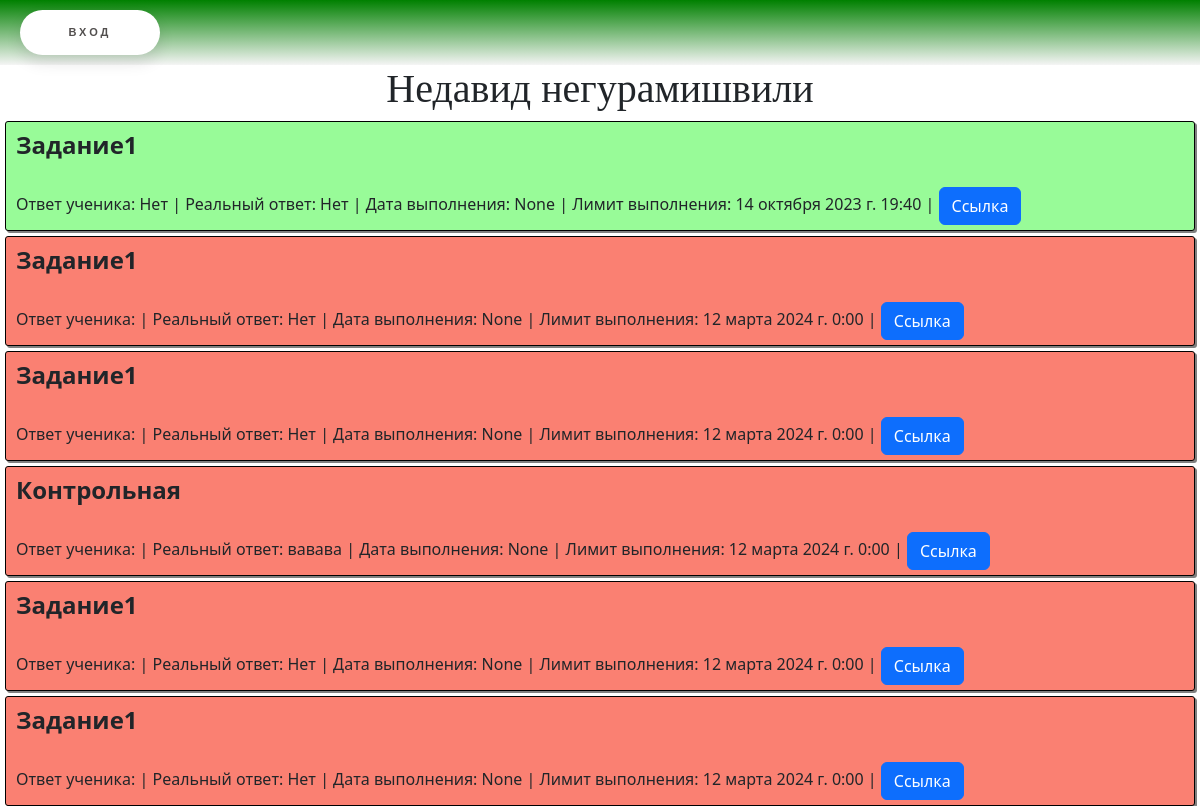
Screenshot of /lk/teacher_classes/student_task_list/1 with the database file from the repository.
### main/models.py (models this page shows, shortened)
class Student(models.Model):
    user = models.ForeignKey(User, verbose_name="Пользователь", on_delete=models.CASCADE, unique=True)
    grade = models.ForeignKey(Grade, verbose_name="Класс", on_delete=models.CASCADE)
    level_of_knowledge = models.IntegerField("Уровень знаний")
    class Meta:
        verbose_name= 'Ученик'
        verbose_name_plural = "Ученики"

class User(AbstractUser):
    user_type = models.ForeignKey(UserType, verbose_name="Тип пользователя", on_delete=models.SET_NULL, blank=True, null=True)
    phone_number = models.CharField("Телефон", max_length=15, blank=True, null=True)
    class Meta:
        verbose_name= 'Пользователь'
        verbose_name_plural = "Пользователи"

class StudentTask(models.Model):
    task = models.ForeignKey(Task, verbose_name='Задание', on_delete=models.CASCADE)
    student = models.ForeignKey(Student, verbose_name="Ученик", on_delete=models.CASCADE)
    teacher = models.ForeignKey(Teacher, verbose_name="Учитель", on_delete=models.CASCADE)
    student_answer = models.TextField("Ответ ученика")
    is_right = models.BooleanField("Правильно?", blank=True, null=True)
    teacher_check = models.BooleanField("Нужна проверка?", default=False)
    teaher_comment = models.TextField("Комментарий учителя")
    get_date = models.DateTimeField("Дата выдачи", auto_now_add=True)
    done_date = models.DateTimeField("Дата выполнения", null=True, blank=True)
    limite_date = models.DateTimeField("Лимит выполнения")
    class Meta:
        verbose_name= 'Задание ученика'
        verbose_name_plural = "Задания учеников"

class Task(models.Model):
    name = models.CharField("Название", max_length=255, default="")
    grade = models.IntegerField("Класс")
    level_of_knowledge = models.IntegerField("Уровень знаний")
    task_text = models.TextField("Текст задания")
    answer = models.CharField("Ответ", max_length=255, null=True, blank= True)
    subject = models.ForeignKey(Subject, verbose_name="Предмет", on_delete=models.CASCADE)
    theme = models.ForeignKey(Theme, verbose_name="Тема", on_delete= models.CASCADE, null=True, blank=True)
    is_neural = models.BooleanField("Написано нейросетью?", default=False)
    teacher_check = models.BooleanField("Нужна проверка?", default=False)
    class Meta:
        verbose_name= 'Задание'
        verbose_name_plural = "Задания"

### main/views.py (the view)
# urls.py: path("lk/teacher_classes/student_task_list/<int:student_id>", views.student_task_list_teacher, name = "student_task_list_teacher")
def student_task_list_teacher(request, student_id):
    student = models.Student.objects.get(id = student_id)
    tasks = models.StudentTask.objects.filter(student__id = student_id)
    return render(request, "student_task_list_teacher.html", {
        "tasks":tasks,
        "student":student
    })

### main/templates/student_task_list_teacher.html
{% extends "base.html" %}
{% block content %}
    <h1>{{student.user.first_name}} {{student.user.last_name}}</h1>
    {% for task in tasks %}
        <div class="tasklist" style="{% if  task.is_right%}background-color: #98FB98{% else %}background-color: #FA8072{% endif %}">
            <div class="oneLine" style="font-size:1.5rem; font-weight:bold">{{task.task.name}}</div>
            <br>
            <br>
            <div class="oneLine">Ответ ученика: {{task.student_answer}}</div>
            <div class="oneLine">|       Реальный ответ: {{task.task.answer}}</div>
            <div class="oneLine">|       Дата выполнения: {{task.done_date}}</div>
            <div class="oneLine">|       Лимит выполнения: {{task.limite_date}}</div>
            <div class="oneLine">|       <a class="btn btn-primary" href= "">Ссылка</a></div>
        </div>
    {% endfor %}
{% endblock %}

### main/templates/base.html (shortened to what this page needs)
{% load static %}
<!DOCTYPE html>
<html>
    <link href="{% static 'css/main.css' %}" type="text/css" rel="stylesheet"/>
    <head>
        <link href="https://cdn.jsdelivr.net/npm/bootstrap@5.3.1/dist/css/bootstrap.min.css" rel="stylesheet">
    </head>
    <body>
        {% include "nav.html" %}
        {% block content %}
        {%endblock%}
    </body>
</html>

### main/templates/nav.html (shortened to what this page needs)
{% block content %}
<nav class="buttonpanel">
    {%if request.path != "/accounts/login/"%}
        {%if user.is_authenticated%}
            <a href="{%url 'account_logout'%}" class="floating-button">Выйти</a>
        {%else%}
            <a href="{%url 'account_login'%}" class="floating-button">Вход</a>
        {%endif%}
    {% endif %}
</nav>
{% endblock  %}

### static/css/main.css (style rules this page uses)
html, body { height: 100%; }
body { margin: 0px; background: whitesmoke; }
h1 { font-family: Bradley Hand, cursive; color: Green; font-weight: bold; text-align: center; }
a { color: black; }
.floating-button { text-decoration: none; display: inline-block; width: 140px; height: 45px; line-height: 45px; border-radius: 45px; margin: 10px 20px; font-family: 'Montserrat', sans-serif; font-size: 11px; text-transform: uppercase; text-align: center; letter-spacing: 3px; font-weight: 600; color: #524f4e; background: white; box-shadow: 0 8px 15px rgba(0, 0, 0, .1); transition: .3s; }
.buttonpanel { background: linear-gradient(green, whitesmoke); }
.tasklist { border:solid black 1px; margin: 5px; padding-top: 5px; padding-bottom: 5px; padding-left: 10px ; box-shadow: 2px 2px gray; border-radius: 3px; }
.oneLine { display: inline-block; }

### rows the page displays
Student: user.first_name "Недавид", user.last_name "негурамишвили"
StudentTask: task.name "Задание1", student_answer "Нет", task.answer "Нет", done_date "None", limite_date "14 октября 2023 г. 19:40"
StudentTask: task.name "Задание1", task.answer "Нет", done_date "None", limite_date "12 марта 2024 г. 0:00"
StudentTask: task.name "Задание1", task.answer "Нет", done_date "None", limite_date "12 марта 2024 г. 0:00"
StudentTask: task.name "Контрольная", task.answer "вавава", done_date "None", limite_date "12 марта 2024 г. 0:00"
StudentTask: task.name "Задание1", task.answer "Нет", done_date "None", limite_date "12 марта 2024 г. 0:00"
StudentTask: task.name "Задание1", task.answer "Нет", done_date "None", limite_date "12 марта 2024 г. 0:00"
